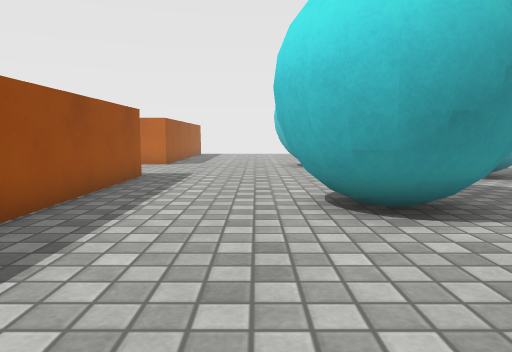
[1] (above)

17 first-person views from a walk through a scene from a Unity 3-D project. The camera is 0.58 m above the floor, tilts 6° down and sees 70° across. The floor is counted in squares, 0.5 m on a side. Each view is taken from the middle of a square. On the plan, view 1 faces up. The plan holds only what a view shows up to about 14 squares ahead; the rest is blank. The place goes on beyond the plan. The player character is not drawn. Surface patterns are stand-ins for the level's own textures.

[2]
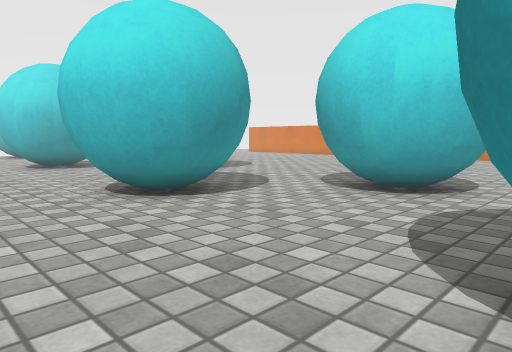

[3]
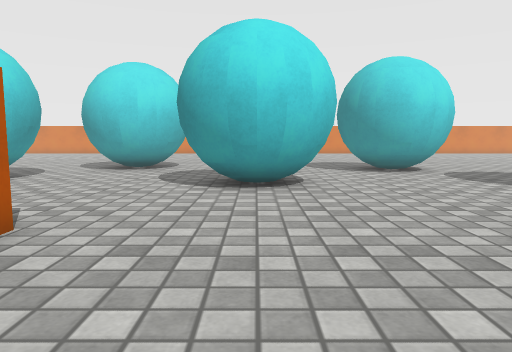

[4]
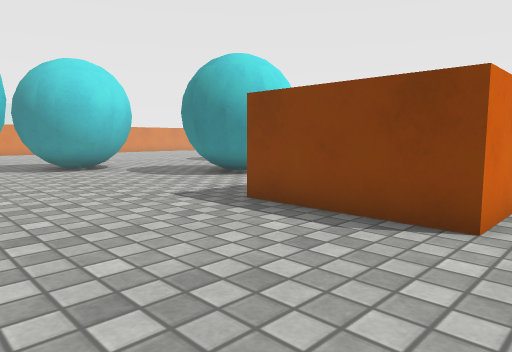

[5]
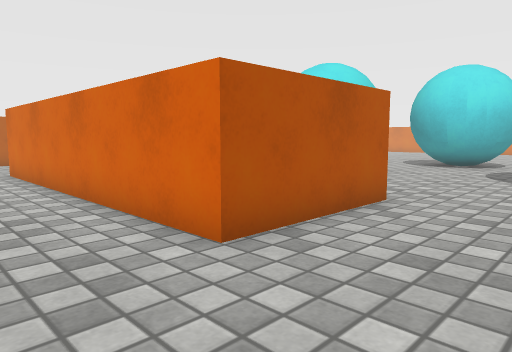

[6]
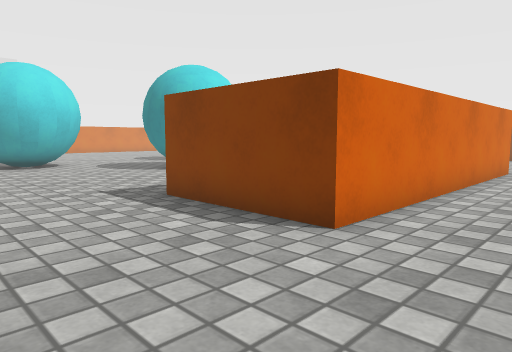

[7]
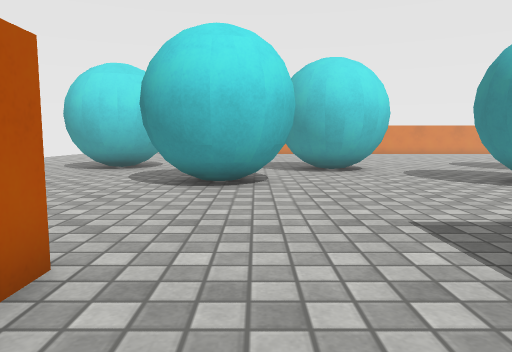

[8]
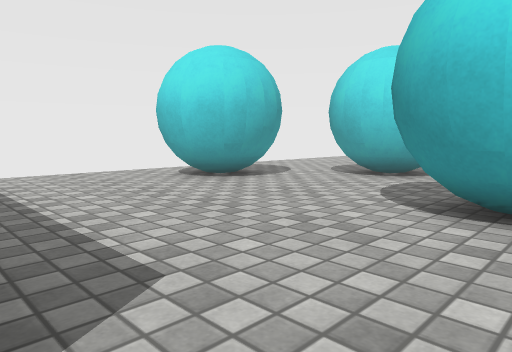

[9]
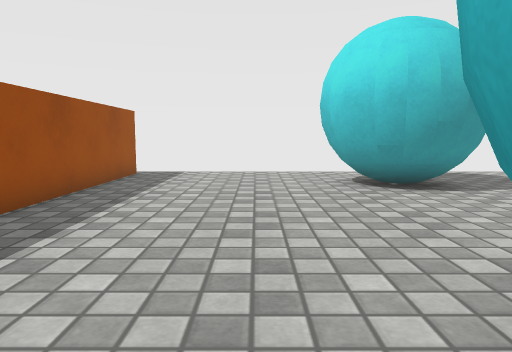

[10]
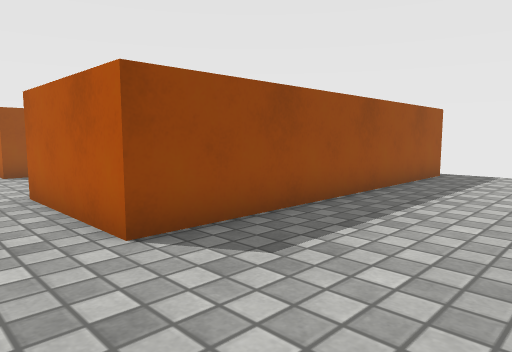

[11]
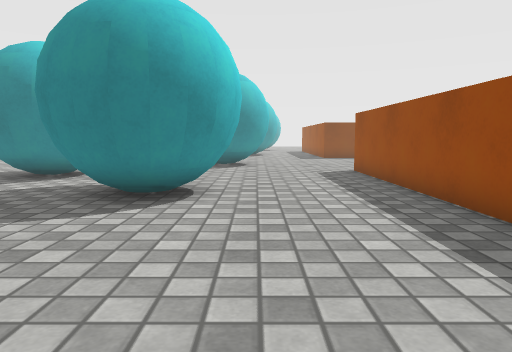

[12]
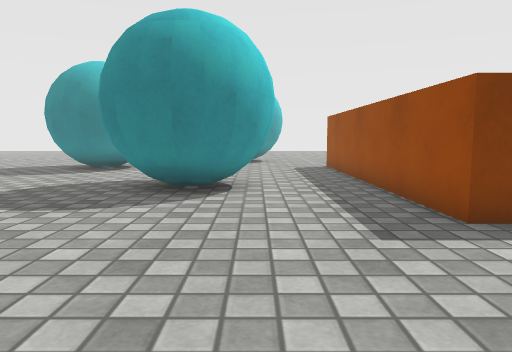

[13]
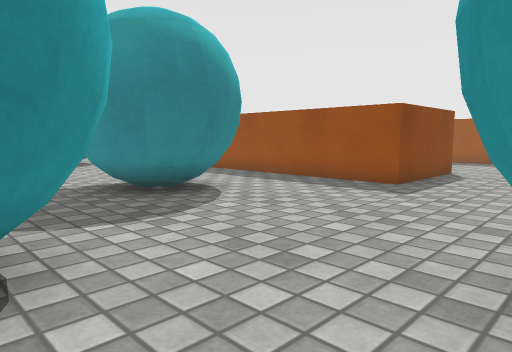

[14]
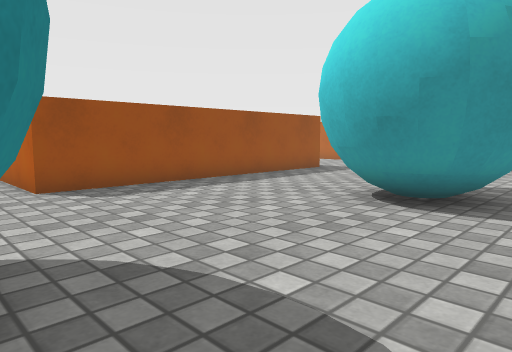

[15]
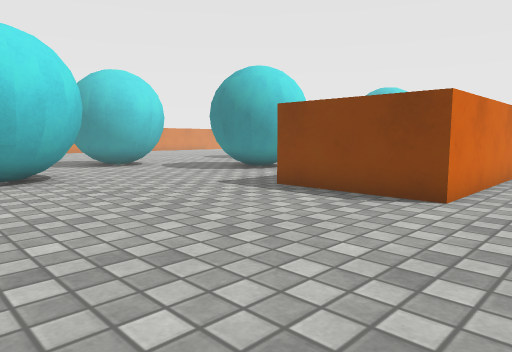

[16]
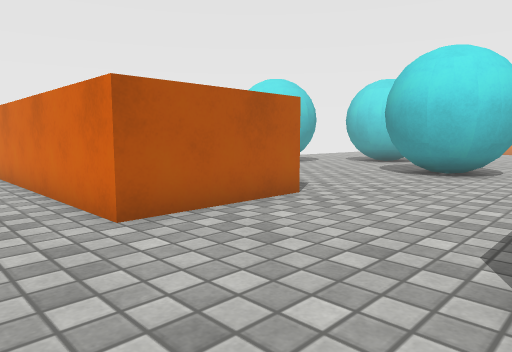

[17]
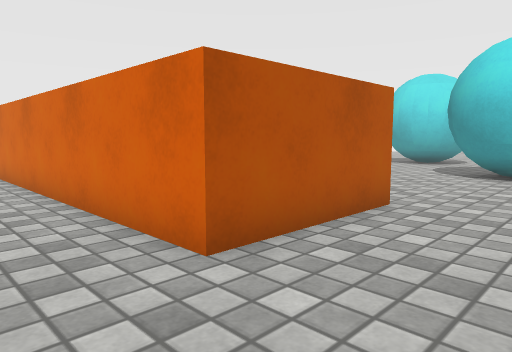

### Floor plan
Key: @ floor where view 1 was taken; # wall or solid block; . floor; B cyan ball.
Columns run from 10 left of view 1 to 14 right of it. Each row starts with its distance up from view 1.
 26       #......   ..
 25   #   #......   ..
 24   #   #.....B   ..
 23   #   #.....BBB ..
 22   #   #.....BBBB..
 21  .#   #......BB.B
 20  .#   #.........BB
 19  .#   #.........BB
 18  .#   #.........BB
 17  .#   #.....B ....
 16 ..#####....BB
 15 ...........BB
 14 ...........BBB ..
 13 ............BB .B
 12 ...............BB
 11 ...####........BB
 10  ..#  #........BBB
  9  ..#  #.........B
  8  ..#  #....BBB......
  7  ..#  #....BBBB......
  6  ..#  #...BBBBB......
  5  ..#  #....BBBB.....
  4  ..#  #.....B..BBB
  3  ..#  #........BBB   ....
  2  ..#  #........BB  ......
  1 ...####........BBB ..
  0 ..........@BB....
 -1  .........BBBB..
 -2 ..........BB
 -3 ..........BBBB..
 -4  ..........BB....
 -5  ..............BB
 -6 ..............BB
 -7 ..#####.......BB
 -8  .#   #.......BB
 -9   #   #...BBB..
-10   #   #..BBBB....
-11   #   #..BBBB....

Where each view was taken, in squares from view 1:
view 1: 0 up, 0 right, facing up
view 2: 1 down, 2 left, facing up-right
view 3: 2 down, 8 left, facing right
view 4: 2 down, 9 left, facing down-right
view 5: 2 down, 10 left, facing up-right
view 6: 15 up, 10 left, facing down-right
view 7: 14 up, 7 left, facing right
view 8: 14 up, 4 left, facing up-right
view 9: 14 up, 0 right, facing up
view 10: 14 up, 0 right, facing up-left
view 11: 14 up, 0 right, facing down
view 12: 2 down, 1 left, facing down
view 13: 3 down, 5 right, facing down-left
view 14: 1 down, 5 right, facing up-left
view 15: 0 up, 10 left, facing down-right
view 16: 11 up, 10 left, facing up-right
view 17: 13 up, 10 left, facing up-right
